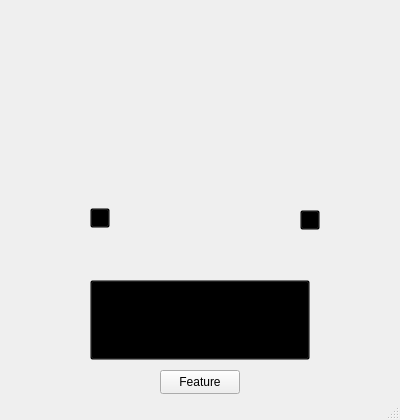
<?xml version="1.0" encoding="UTF-8"?>
<ui version="4.0">
 <class>LoginWindow</class>
 <widget class="QMainWindow" name="LoginWindow">
  <property name="enabled">
   <bool>true</bool>
  </property>
  <property name="geometry">
   <rect>
    <x>0</x>
    <y>0</y>
    <width>400</width>
    <height>420</height>
   </rect>
  </property>
  <property name="minimumSize">
   <size>
    <width>400</width>
    <height>420</height>
   </size>
  </property>
  <property name="maximumSize">
   <size>
    <width>400</width>
    <height>420</height>
   </size>
  </property>
  <property name="windowTitle">
   <string>Pipes</string>
  </property>
  <property name="styleSheet">
   <string notr="true"/>
  </property>
  <widget class="QWidget" name="centralWidget">
   <property name="enabled">
    <bool>true</bool>
   </property>
   <property name="minimumSize">
    <size>
     <width>279</width>
     <height>216</height>
    </size>
   </property>
   <property name="maximumSize">
    <size>
     <width>400</width>
     <height>400</height>
    </size>
   </property>
   <property name="styleSheet">
    <string notr="true">#centralWidget {
border-image: url(&quot;:/resources/images/login_pic/level_1.png&quot;);
}</string>
   </property>
   <widget class="QPushButton" name="prev_button">
    <property name="geometry">
     <rect>
      <x>90</x>
      <y>208</y>
      <width>20</width>
      <height>20</height>
     </rect>
    </property>
    <property name="minimumSize">
     <size>
      <width>20</width>
      <height>20</height>
     </size>
    </property>
    <property name="maximumSize">
     <size>
      <width>20</width>
      <height>20</height>
     </size>
    </property>
    <property name="styleSheet">
     <string notr="true">background-color: transparent;</string>
    </property>
    <property name="text">
     <string/>
    </property>
   </widget>
   <widget class="QPushButton" name="start_button">
    <property name="geometry">
     <rect>
      <x>90</x>
      <y>280</y>
      <width>220</width>
      <height>80</height>
     </rect>
    </property>
    <property name="minimumSize">
     <size>
      <width>220</width>
      <height>80</height>
     </size>
    </property>
    <property name="maximumSize">
     <size>
      <width>220</width>
      <height>80</height>
     </size>
    </property>
    <property name="styleSheet">
     <string notr="true">background-color: transparent;</string>
    </property>
    <property name="text">
     <string/>
    </property>
   </widget>
   <widget class="QPushButton" name="next_button">
    <property name="geometry">
     <rect>
      <x>300</x>
      <y>210</y>
      <width>20</width>
      <height>20</height>
     </rect>
    </property>
    <property name="minimumSize">
     <size>
      <width>20</width>
      <height>20</height>
     </size>
    </property>
    <property name="maximumSize">
     <size>
      <width>20</width>
      <height>20</height>
     </size>
    </property>
    <property name="styleSheet">
     <string notr="true">background-color: transparent;</string>
    </property>
    <property name="text">
     <string/>
    </property>
   </widget>
   <widget class="QPushButton" name="feature_button">
    <property name="geometry">
     <rect>
      <x>160</x>
      <y>370</y>
      <width>80</width>
      <height>24</height>
     </rect>
    </property>
    <property name="text">
     <string>Feature</string>
    </property>
    <property name="checkable">
     <bool>false</bool>
    </property>
   </widget>
  </widget>
  <widget class="QStatusBar" name="statusBar"/>
 </widget>
 <layoutdefault spacing="6" margin="11"/>
 <resources/>
 <connections/>
</ui>
